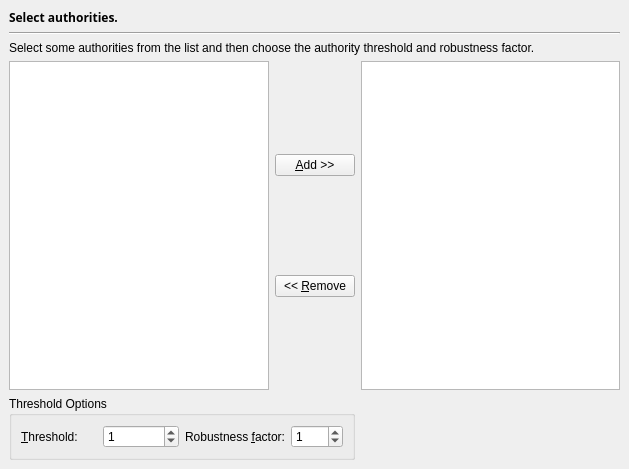
<ui version="4.0" >
 <class>ProcWizardThresholdPage</class>
 <widget class="QWidget" name="ProcWizardThresholdPage" >
  <property name="geometry" >
   <rect>
    <x>0</x>
    <y>0</y>
    <width>629</width>
    <height>469</height>
   </rect>
  </property>
  <property name="windowTitle" >
   <string>Form</string>
  </property>
  <layout class="QGridLayout" >
   <property name="margin" >
    <number>9</number>
   </property>
   <property name="spacing" >
    <number>6</number>
   </property>
   <item row="4" column="2" >
    <spacer>
     <property name="orientation" >
      <enum>Qt::Horizontal</enum>
     </property>
     <property name="sizeHint" >
      <size>
       <width>40</width>
       <height>20</height>
      </size>
     </property>
    </spacer>
   </item>
   <item row="2" column="0" colspan="3" >
    <widget class="QLabel" name="label" >
     <property name="text" >
      <string>Select some authorities from the list and then choose the authority threshold and robustness factor.</string>
     </property>
     <property name="wordWrap" >
      <bool>true</bool>
     </property>
    </widget>
   </item>
   <item row="3" column="0" >
    <widget class="QListWidget" name="userListWidget" >
     <property name="selectionMode" >
      <enum>QAbstractItemView::ExtendedSelection</enum>
     </property>
    </widget>
   </item>
   <item row="3" column="1" >
    <layout class="QVBoxLayout" >
     <property name="margin" >
      <number>0</number>
     </property>
     <property name="spacing" >
      <number>6</number>
     </property>
     <item>
      <widget class="QPushButton" name="addPushButton" >
       <property name="enabled" >
        <bool>true</bool>
       </property>
       <property name="text" >
        <string>&amp;Add >></string>
       </property>
      </widget>
     </item>
     <item>
      <widget class="QPushButton" name="removePushButton" >
       <property name="enabled" >
        <bool>true</bool>
       </property>
       <property name="text" >
        <string>&lt;&lt; &amp;Remove</string>
       </property>
      </widget>
     </item>
    </layout>
   </item>
   <item row="3" column="2" >
    <widget class="QListWidget" name="authListWidget" >
     <property name="selectionMode" >
      <enum>QAbstractItemView::ExtendedSelection</enum>
     </property>
    </widget>
   </item>
   <item row="1" column="0" colspan="3" >
    <widget class="Line" name="line" >
     <property name="orientation" >
      <enum>Qt::Horizontal</enum>
     </property>
    </widget>
   </item>
   <item row="0" column="0" >
    <widget class="QLabel" name="label_5" >
     <property name="text" >
      <string>&lt;html>&lt;head>&lt;meta name="qrichtext" content="1" />&lt;/head>&lt;body style=" white-space: pre-wrap; font-family:Sans Serif; font-size:9pt; font-weight:400; font-style:normal; text-decoration:none;">&lt;p style=" margin-top:0px; margin-bottom:0px; margin-left:0px; margin-right:0px; -qt-block-indent:0; text-indent:0px;">&lt;span style=" font-weight:600;">Select authorities.&lt;/span>&lt;/p>&lt;/body>&lt;/html></string>
     </property>
    </widget>
   </item>
   <item row="4" column="0" colspan="2" >
    <widget class="QGroupBox" name="groupBox" >
     <property name="title" >
      <string>Threshold Options</string>
     </property>
     <layout class="QHBoxLayout" >
      <property name="margin" >
       <number>9</number>
      </property>
      <property name="spacing" >
       <number>6</number>
      </property>
      <item>
       <layout class="QHBoxLayout" >
        <property name="margin" >
         <number>0</number>
        </property>
        <property name="spacing" >
         <number>6</number>
        </property>
        <item>
         <widget class="QLabel" name="label_2" >
          <property name="whatsThis" >
           <string>&lt;html>&lt;head>&lt;meta name="qrichtext" content="1" />&lt;style type="text/css">
p, li { white-space: pre-wrap; }
&lt;/style>&lt;/head>&lt;body style=" font-family:'Sans Serif'; font-size:9pt; font-weight:400; font-style:normal; text-decoration:none;">
&lt;p style=" margin-top:0px; margin-bottom:0px; margin-left:0px; margin-right:0px; -qt-block-indent:0; text-indent:0px;">The threshold is the number of authorities that must pool together their secret key shares to decrypt the final result.&lt;/p>
&lt;p style="-qt-paragraph-type:empty; margin-top:0px; margin-bottom:0px; margin-left:0px; margin-right:0px; -qt-block-indent:0; text-indent:0px;">&lt;/p>
&lt;p style=" margin-top:0px; margin-bottom:0px; margin-left:0px; margin-right:0px; -qt-block-indent:0; text-indent:0px;">You should set this high enough so that you do not put too much power into the hands of small number of authorities, but not so high that it is impractical for this many authorities to be present. &lt;/p>&lt;/body>&lt;/html></string>
          </property>
          <property name="text" >
           <string>&amp;Threshold:</string>
          </property>
          <property name="buddy" >
           <cstring>thresholdSpinBox</cstring>
          </property>
         </widget>
        </item>
        <item>
         <widget class="QSpinBox" name="thresholdSpinBox" >
          <property name="value" >
           <number>1</number>
          </property>
         </widget>
        </item>
       </layout>
      </item>
      <item>
       <layout class="QHBoxLayout" >
        <property name="margin" >
         <number>0</number>
        </property>
        <property name="spacing" >
         <number>6</number>
        </property>
        <item>
         <widget class="QLabel" name="label_3" >
          <property name="whatsThis" >
           <string>&lt;html>&lt;head>&lt;meta name="qrichtext" content="1" />&lt;style type="text/css">
p, li { white-space: pre-wrap; }
&lt;/style>&lt;/head>&lt;body style=" font-family:'Sans Serif'; font-size:9pt; font-weight:400; font-style:normal; text-decoration:none;">
&lt;p style=" margin-top:0px; margin-bottom:0px; margin-left:0px; margin-right:0px; -qt-block-indent:0; text-indent:0px;">The robustness factor is the fraction of the threshold that is required at each stage.  If in doubt, leave this at the default of 1.&lt;/p>&lt;/body>&lt;/html></string>
          </property>
          <property name="text" >
           <string>Robustness &amp;factor:</string>
          </property>
          <property name="buddy" >
           <cstring>robustnessSpinBox</cstring>
          </property>
         </widget>
        </item>
        <item>
         <widget class="QSpinBox" name="robustnessSpinBox" >
          <property name="value" >
           <number>1</number>
          </property>
         </widget>
        </item>
       </layout>
      </item>
     </layout>
    </widget>
   </item>
  </layout>
 </widget>
 <tabstops>
  <tabstop>userListWidget</tabstop>
  <tabstop>addPushButton</tabstop>
  <tabstop>removePushButton</tabstop>
  <tabstop>authListWidget</tabstop>
  <tabstop>thresholdSpinBox</tabstop>
  <tabstop>robustnessSpinBox</tabstop>
 </tabstops>
 <resources/>
 <connections/>
</ui>
